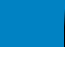
<?xml version="1.0" encoding="UTF-8"?>
<ui version="4.0">
 <class>SpinMenuItem</class>
 <widget class="QWidget" name="SpinMenuItem">
  <property name="geometry">
   <rect>
    <x>0</x>
    <y>0</y>
    <width>65</width>
    <height>70</height>
   </rect>
  </property>
  <property name="windowTitle">
   <string>Form</string>
  </property>
  <layout class="QVBoxLayout" name="verticalLayout" stretch="2,1">
   <property name="spacing">
    <number>0</number>
   </property>
   <property name="leftMargin">
    <number>0</number>
   </property>
   <property name="topMargin">
    <number>0</number>
   </property>
   <property name="rightMargin">
    <number>0</number>
   </property>
   <property name="bottomMargin">
    <number>0</number>
   </property>
   <item>
    <widget class="QLabel" name="nameLabel">
     <property name="sizePolicy">
      <sizepolicy hsizetype="Ignored" vsizetype="Ignored">
       <horstretch>0</horstretch>
       <verstretch>0</verstretch>
      </sizepolicy>
     </property>
     <property name="font">
      <font>
       <family>Arial</family>
       <pointsize>14</pointsize>
       <weight>50</weight>
       <italic>false</italic>
       <bold>false</bold>
      </font>
     </property>
     <property name="styleSheet">
      <string notr="true">QLabel{
	font: 14pt &quot;Arial&quot;;
	background-color:rgba(0, 130, 195);
	border: 0px solid black;
	color: rgb(255, 255, 0);
	border-left:1px solid qlineargradient(spread:reflect, x1:0.49435, y1:0.068, x2:0.50565, y2:0.75, stop:0.158192 rgba(0, 130, 195, 255), 	stop:0.559322 rgba(255, 255, 255, 255));
	border-right:1px solid qlineargradient(spread:reflect, x1:0.5, y1:0.028, x2:0.5, y2:1, stop:0.158192 rgba(0, 130, 195, 255), stop:0.559322 rgba(0, 0, 0, 255));
}</string>
     </property>
     <property name="text">
      <string/>
     </property>
     <property name="textFormat">
      <enum>Qt::RichText</enum>
     </property>
    </widget>
   </item>
   <item>
    <widget class="QLineEdit" name="lineEdit">
     <property name="sizePolicy">
      <sizepolicy hsizetype="Ignored" vsizetype="Ignored">
       <horstretch>0</horstretch>
       <verstretch>0</verstretch>
      </sizepolicy>
     </property>
     <property name="focusPolicy">
      <enum>Qt::NoFocus</enum>
     </property>
     <property name="styleSheet">
      <string notr="true">QLineEdit{
	color: rgb(255, 255, 255);
	border-top:0px;
	border-bottom:0px;	
	font: 14pt &quot;Arial&quot;;
	color:white;
	background-color: qlineargradient(spread:pad, x1:0.5, y1:0, x2:0.5, y2:1,
stop:0.158192 rgba(0, 0, 0, 255),
stop:0.559322 rgba(0, 130, 195, 255));
	border-left:1px solid qlineargradient(spread:pad, x1:0.5, y1:0.15, x2:0.5, y2:1,
stop:0.158192 rgba(255, 255, 255, 255), stop:0.757062 rgba(0, 130, 195, 255));
	border-right:1px solid qlineargradient(spread:pad, x1:0.5, y1:0.15, x2:0.5, y2:1,
stop:0.158192 rgba(0, 0, 0, 255), stop:0.757062 rgba(0, 130, 195, 255));
}</string>
     </property>
     <property name="alignment">
      <set>Qt::AlignCenter</set>
     </property>
    </widget>
   </item>
  </layout>
 </widget>
 <resources/>
 <connections/>
</ui>
